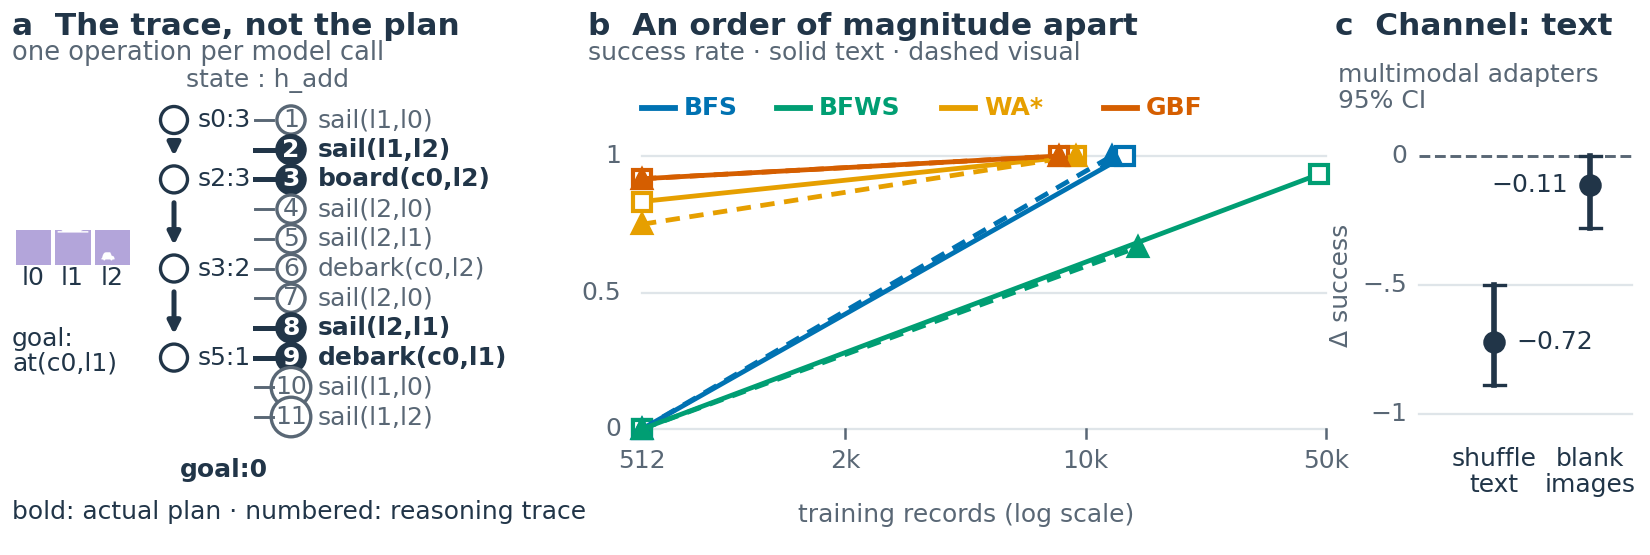

Source code (Python):
"""Figure 1: a real search trace, unmatched development data costs, and channel corruption.

Run from figures/: python fig_teaser.py [EVIDENCE_ROOT]. All drawn values are
checked against the read-only episode, baseline, development, and stress files.
"""
import csv
import gzip
import json
import math
from pathlib import Path

import matplotlib.pyplot as plt
from matplotlib.patches import Circle, FancyArrowPatch
from PIL import Image

from _style import EVIDENCE_ROOT, assert_3dp, load_json

HERE = Path(__file__).resolve().parent
FERRY = Path("outputs/expanded-study/v1/panel-v2/views/ferry-compact-915000")
BASE = Path("outputs/expanded-study/v1/baseline/episodes")
ALGO_STYLE = {"bfs": "#0072B2", "best_first_width": "#009E73",
              "best_first_add_w3": "#E69F00", "best_first_add_greedy": "#D55E00"}
INK, MUTED, PALE = "#213548", "#596775", "#DFE5E9"


def gz_json(path):
    with gzip.open(EVIDENCE_ROOT / path, "rt") as stream:
        return json.load(stream)


def episode_assertions():
    ep = gz_json(BASE / "text-state/expanded-final__ferry-compact-915000/best_first_add_greedy-exact_reference.json.gz")
    manifest = load_json(FERRY / "manifest.json")
    catalog = gz_json(FERRY / "scenes/catalog.json.gz")
    events = ep["events"]
    assert manifest["split"] == "test" and ep["task_id"] == manifest["task_id"]
    assert ep["result"]["goal_reached"] and (ep["result"]["decision_count"], ep["result"]["expansion_count"]) == (11, 4)
    assert manifest["reference_costs"]["best_first_add_greedy"] == {"decisions": 11, "expansions": 4}
    assert manifest["task_context"]["canonical_goal"] == ["atom", "at", ["c0", "l1"]]
    assert len(events) == 11 and all(event["accepted"] for event in events)
    assert [event["input"]["current"]["state_id"] for event in events] == ["s0", "s0", "s2", "s2", "s2", "s3", "s3", "s3", "s5", "s5", "s5"]
    assert [events[i]["input"]["current"]["h"] for i in (0, 2, 5, 8)] == [3, 3, 2, 1]
    assert events[0]["view"]["state_representation"] == "scene-only-128-unlabelled-v1"
    assert ["current-state", 0, 0] in events[0]["view"]["input_pages"]
    # Reconstruct state edges from the emitted action matched to the supplied row;
    # successor_state is a scene-catalog index, NOT an episode state ID.
    edges = []
    for event in events:
        emission = json.loads(event["raw_output"])
        source = event["input"]["current"]["state_id"]
        assert emission["source_state_id"] == source
        rows = event["input"]["successor_candidates"]
        match = [dict(zip(rows["columns"], row)) for row in rows["rows"]
                 if row[rows["columns"].index("action")] == [emission["action"]["name"], *emission["action"]["args"]]]
        assert len(match) == 1
        if event["index"] == 8:
            assert (match[0]["h"], match[0]["target_state_id"]) == (0, "s6")
        edges.append((source, match[0]["target_state_id"], emission["action"]))
    goal_id = edges[8][1]
    assert edges[8][2] == {"name": "debark", "args": ["c0", "l1"]}
    # A duplicate target can arise from an alternative stub; take the first edge
    # along the four on-path source states, rather than silently treating IDs as images.
    plan_sources = ["s0", "s2", "s3", "s5"]
    path = []
    target = goal_id
    for source in reversed(plan_sources):
        choices = [(idx, action) for idx, (src, dst, action) in enumerate(edges) if src == source and dst == target]
        assert len(choices) == 1, (source, target, choices)
        index, action = choices[0]
        path.append((index, action))
        target = source
    path.reverse()
    assert target == "s0" and [i for i, _ in path] == [1, 2, 7, 8]
    supplied = catalog["path_bindings"][1]["supplied_actions"]
    assert [f"({action['name']} {' '.join(action['args'])})" for _, action in path] == supplied
    assert [events[i]["input"]["current"]["h"] for i, _ in path] == [3, 3, 2, 1]
    with Image.open(EVIDENCE_ROOT / FERRY / "unlabelled/state-000000.png") as cached:
        assert cached.size == (128, 128)
        image = cached.convert("RGB").copy()
    # The scene's three purple pier spans, not a labelled catalog frame.
    purple = (179, 165, 218)
    locations = [x for x in range(128) if image.getpixel((x, 96)) == purple]
    spans = []
    for x in locations:
        if not spans or x != spans[-1][-1] + 1:
            spans.append([x])
        else:
            spans[-1].append(x)
    assert [(span[0], span[-1]) for span in spans] == [(4, 40), (45, 81), (86, 122)]
    return image, spans, events, edges


def grid_and_development():
    algos = list(ALGO_STYLE)
    modalities = ["text-state", "visual-state", "multimodal-state"]
    arms = ["pretrained_base", "process_sft", "random_valid", "exact_reference"]
    with (EVIDENCE_ROOT / "docs/experiments/expanded-study/synthesis-v1/baseline-summary.csv").open(newline="") as stream:
        rows = {(row["modality"], row["algorithm"], row["arm"]): row for row in csv.DictReader(stream)}
    assert len(rows) == 48 and set(rows) == {(m, a, arm) for m in modalities for a in algos for arm in arms}
    for modality in modalities:
        version = "v3" if modality == "text-state" else "v5"
        for algo in algos:
            report = load_json(f"outputs/matched_modalities/{version}/training/{modality}/{algo}/report.json")
            assert (report["algorithm"], report["train_records"], report["seed"], report["steps"]) == (
                algo, 512, 17, 16)
    expected = {"bfs": (0, 0, 0, 15), "best_first_width": (0, 0, 0, 17),
                "best_first_add_w3": (20, 18, 22, 24),
                "best_first_add_greedy": (22, 22, 21, 24)}
    grid = {}
    for algo in algos:
        values = expected[algo]
        for modality, success in zip(modalities, values[:3]):
            for arm, count in (("pretrained_base", 0), ("process_sft", success),
                               ("random_valid", values[3]), ("exact_reference", 24)):
                row = rows[(modality, algo, arm)]
                assert (int(row["episodes"]), int(row["successes"])) == (24, count)
                assert_3dp(row["success_rate"], count / 24)
            grid[(algo, modality)] = success / 24
        obs = [int(rows[(m, algo, "process_sft")]["successes"]) for m in modalities]
        assert_3dp((sum(obs) / 72, min(obs) / 24, max(obs) / 24, values[3] / 24), {
            "bfs": (0, 0, 0, .625), "best_first_width": (0, 0, 0, 17 / 24),
            "best_first_add_w3": (60 / 72, .75, 22 / 24, 1),
            "best_first_add_greedy": (65 / 72, 21 / 24, 22 / 24, 1)}[algo])
    prior = load_json("docs/experiments/deadline-study/prior-evidence.json")
    bfs = next(stage for stage in prior["historical_bfs_stages"] if stage["stage"] == "v8")
    bfws = load_json("data/bfws_phase_v1/issue59-distributed-terminal/adjudication-report.json")
    visual = prior["issue75"]
    training = load_json("outputs/visual_development/issue75-32k-v5/attempt-001/training.json")
    trains = {r["algorithm"]: r for r in training["training_runs"]}
    assert (bfs["selected_tasks"], len(bfs["selected_task_ids"])) == (15, 15)
    assert len(bfws["coverage"]["task_ids"]) == 15 and bfws["outcome"] == "PASS"
    assert len(trains) == 4 and len(visual["evaluation_seeds"]) == 5
    assert visual["evaluation_seeds"] == [17, 29, 43, 71, 101]
    completion = (EVIDENCE_ROOT / "docs/experiments/issue75/v5-completion.md").read_text()
    for expected_line in ("BFS | 100% (75/75) | 70.7% (53/75)",
                          "BFWS | 66.7% (50/75) | 52.0% (39/75)",
                          "Additive w3 | 100% (60/60) | 100% (60/60)",
                          "Additive greedy | 100% (60/60) | 100% (60/60)"):
        assert expected_line in completion
    assert 75 // len(visual["evaluation_seeds"]) == 15
    bmetrics = bfs["metrics"]
    dev = [("bfs", "text", load_json("data/bfs_pilot_v6/ms-swift-process/manifest.json")["counts"]["train"],
            bmetrics["process_sft_invariant_valid_success"], bmetrics["random_valid_invariant_valid_success"]),
           ("best_first_width", "text", load_json("data/bfws_phase_v1/corpus-release/training/manifest.json")["counts"]["train"],
            bfws["process_sft_invariant_valid_success"], bfws["random_valid_invariant_valid_success"])]
    for algo, issue, doc in (("best_first_add_w3", 65, "issue-65-best-first-add-w3-development.md"),
                             ("best_first_add_greedy", 66, "issue-66-best-first-add-greedy-development.md")):
        folder = f"data/best_first_paired_phase_v3/issue{issue}-{'w3' if issue == 65 else 'greedy'}-sft/manifest.json"
        manifest = load_json(folder)
        report = load_json(f"outputs/best_first_phase/issue{issue}-v1/adjudication/report.json")
        assert manifest["algorithm"] == algo and report["outcome"] == "PASS"
        assert "process SFT: 115/115 successes" in (EVIDENCE_ROOT / "docs" / doc).read_text()
        assert_3dp(report["metrics"]["process_sft_invariant_valid_success"], 115 / 115)
        dev.append((algo, "text", manifest["counts"]["train"],
                    report["metrics"]["process_sft_invariant_valid_success"],
                    report["metrics"]["random_valid_invariant_valid_success"]))
    for algo in algos:
        vals = visual["metrics"][algo]["invariant_valid_success"]
        dev.append((algo, "visual", trains[algo]["train_records"], vals["process_sft"], vals["random_valid"]))
    expected_dev = [("bfs", "text", 12994, 1, 1), ("best_first_width", "text", 47780, 14 / 15, 7 / 15),
                    ("best_first_add_w3", "text", 9398, 1, 1),
                    ("best_first_add_greedy", "text", 8342, 1, 1),
                    ("bfs", "visual", 11911, 1, 53 / 75),
                    ("best_first_width", "visual", 14225, 50 / 75, 39 / 75),
                    ("best_first_add_w3", "visual", 9398, 1, 1),
                    ("best_first_add_greedy", "visual", 8342, 1, 1)]
    for row, want in zip(dev, expected_dev):
        assert row[:3] == want[:3]
        assert_3dp(row[3:], want[3:])
    assert len(dev) == 8 and min(item[2] for item in dev) / 512 > 10
    # Multimodal lacks a large-corpus partner; second-backbone points are omitted.
    return grid, dev


def corruption():
    analysis = load_json("outputs/expanded-study/v1/modality-stress/analysis.json")
    groups = {row["group"]: row for row in analysis["contrasts"]["degradation_by_family_modality"]}
    plotted = ["text-shuffled__text-state", "text-shuffled__multimodal-state",
               "visual-blank__visual-state", "visual-blank__multimodal-state"]
    expected = [(-17 / 18, -1, -15 / 18), (-13 / 18, -16 / 18, -9 / 18),
                (-1 / 18, -3 / 18, 0), (-2 / 18, -5 / 18, 0)]
    for key, want in zip(plotted, expected):
        row = groups[key]
        assert (row["tasks"], row["cells"], row["descriptive_only"]) == (9, 18, False)
        lohi = row["degradation_interval_95"]
        assert_3dp((row["mean_degradation"], lohi["low"], lohi["high"]), want)
    for modality in ("visual-state", "multimodal-state"):
        blank = groups[f"visual-blank__{modality}"]
        degraded = groups[f"visual-degraded__{modality}"]
        for field in ("mean_degradation", "degradation_interval_95"):
            assert blank[field] == degraded[field]
        paired = {}
        for cell in analysis["cells"]:
            if cell["modality"] == modality and cell["family"] in ("visual-blank", "visual-degraded"):
                paired.setdefault((cell["task_id"], cell["algorithm"]), {})[cell["family"]] = cell["learned_corrupted"]
        assert len(paired) == 18 and all(len(pair) == 2 and pair["visual-blank"] == pair["visual-degraded"] for pair in paired.values())
        assert blank["degradation_interval_95"]["high"] == 0
    assert_3dp(max(abs(groups[key]["mean_degradation"]) for key in plotted[2:]), .111)
    assert_3dp(abs(groups[plotted[0]]["mean_degradation"]), .944)
    # Text masking breaks output format; the channel claim rests on shuffling.
    return [groups["text-shuffled__multimodal-state"], groups["visual-blank__multimodal-state"]]


def draw():
    image, spans, events, edges = episode_assertions()
    grid, dev = grid_and_development()
    contrast = corruption()
    fig = plt.figure(figsize=(5.5, 1.85), facecolor="white")
    ax = fig.add_axes([0, 0, 1, 1]); ax.set(xlim=(0, 5.5), ylim=(0, 1.85)); ax.axis("off")
    def txt(x, y, text, fs=6.2, color=INK, **kw):
        return ax.text(x, y, text, fontsize=fs, color=color, **kw)
    txt(.04, 1.81, "a  The trace, not the plan", fs=7.5, weight="bold", va="top")
    txt(.04, 1.65, "one operation per model call", color=MUTED)
    ax.imshow(image, extent=(.04, .45, .95, 1.36), interpolation="nearest", aspect="auto")
    for label, span in zip(("l0", "l1", "l2"), spans):
        txt(.04 + .41 * (span[0] + span[-1]) / 256, .90, label, ha="center", fs=6)
    txt(.04, .76, "goal:\nat(c0,l1)", fs=6, va="top", linespacing=1)
    txt(.62, 1.56, "state : h_add", fs=6, color=MUTED)
    row_y = lambda i: 1.45 - i * .099
    groups = [("s0", 3, 0), ("s2", 3, 2), ("s3", 2, 5), ("s5", 1, 8)]
    for (name, h, index), (_, _, next_index) in zip(groups, groups[1:]):
        ax.add_patch(FancyArrowPatch((.58, row_y(index) - .05), (.58, row_y(next_index) + .05),
                                     arrowstyle="-|>", mutation_scale=6, lw=1.2, color=INK))
    for name, h, index in groups:
        ax.add_patch(Circle((.58, row_y(index)), .045, facecolor="white", edgecolor=INK, lw=.8))
        txt(.66, row_y(index), f"{name}:{h}", fs=6, va="center")
    txt(.60, .26, "goal:0", fs=6, weight="bold")
    for index, event in enumerate(events):
        y = row_y(index)
        action = json.loads(event["raw_output"])["action"]
        on_path = index in (1, 2, 7, 8)
        color = INK if on_path else MUTED
        ax.plot([.85, .91], [y, y], lw=1.2 if on_path else .7, color=color)
        ax.add_patch(Circle((.97, y), .066 if index >= 9 else .047,
                            facecolor=color if on_path else "white", edgecolor=color, lw=.8))
        txt(.97, y, str(index + 1), fs=6, color="white" if on_path else MUTED,
            weight="bold" if on_path else "normal", ha="center", va="center")
        txt(1.06, y, f"{action['name']}({','.join(action['args'])})", fs=6, color=color,
            weight="bold" if on_path else "normal", va="center")
    txt(.04, .12, "bold: actual plan · numbered: reasoning trace", fs=6)

    txt(1.96, 1.81, "b  An order of magnitude apart", fs=7.5, weight="bold", va="top")
    txt(1.96, 1.65, "success rate · solid text · dashed visual", fs=6, color=MUTED)
    for x, label, algo in ((2.14, "BFS", "bfs"), (2.59, "BFWS", "best_first_width"),
                           (3.14, "WA*", "best_first_add_w3"), (3.68, "GBF", "best_first_add_greedy")):
        ax.plot([x, x + .11], [1.49, 1.49], color=ALGO_STYLE[algo], lw=1.4)
        txt(x + .14, 1.49, label, fs=6, color=ALGO_STYLE[algo], va="center", weight="bold")
    xlog = lambda n: 2.14 + 2.28 * (math.log(n) - math.log(512)) / (math.log(50000) - math.log(512))
    yscale = lambda v: .42 + .91 * v
    for value in (0, .5, 1):
        y = yscale(value)
        ax.plot([2.14, 4.42], [y, y], color=PALE, lw=.55)
        txt(2.07, y, f"{value:g}", fs=6, ha="right", va="center", color=MUTED)
    for records, label in ((512, "512"), (2000, "2k"), (10000, "10k"), (50000, "50k")):
        x = xlog(records)
        ax.plot([x, x], [.39, .42], color=MUTED, lw=.6)
        txt(x, .29, label, fs=6, color=MUTED, ha="center")
    for algo, modality, records, rate, _ in dev:
        color = ALGO_STYLE[algo]
        line = "-" if modality == "text" else (0, (3, 2))
        main_rate = grid[(algo, f"{modality}-state")]
        xs, ys = [xlog(512), xlog(records)], [yscale(main_rate), yscale(rate)]
        ax.plot(xs, ys, color=color, lw=1.15, linestyle=line,
                marker="s" if modality == "text" else "^", markersize=4.2,
                markerfacecolor="white" if modality == "text" else color,
                markeredgecolor=color, markeredgewidth=1.0, zorder=3 if modality == "visual" else 2)
    txt(3.22, .11, "training records (log scale)", fs=6, color=MUTED, ha="center")

    txt(4.45, 1.81, "c  Channel: text", fs=7.5, weight="bold", va="top")
    txt(4.46, 1.64, "multimodal adapters\n95% CI", fs=6, color=MUTED,
        va="top", linespacing=1.1)
    ydelta = lambda v: .47 + .86 * (v + 1)
    txt(4.47, .90, "Δ success", fs=6, color=MUTED, va="center", ha="center", rotation=90)
    for value, label in ((-1, "−1"), (-.5, "−.5"), (0, "0")):
        y = ydelta(value)
        txt(4.69, y, label, fs=6, color=MUTED, ha="right", va="center")
        ax.plot([4.73, 5.44], [y, y], color=PALE if value != 0 else MUTED,
                ls="-" if value != 0 else "--", lw=.55 if value != 0 else .7)
    for row, x, label in zip(contrast, (4.98, 5.30), ("shuffle\ntext", "blank\nimages")):
        ci = row["degradation_interval_95"]
        ax.plot([x, x], [ydelta(ci["low"]), ydelta(ci["high"])], color=INK, lw=1.35)
        for end in ("low", "high"):
            yy = ydelta(ci[end])
            ax.plot([x - .035, x + .035], [yy, yy], color=INK, lw=.8)
        y = ydelta(row["mean_degradation"])
        ax.plot(x, y, marker="o", ms=4.4, color=INK)
        txt(x + .075 if x < 5 else x - .075, y,
            f"{row['mean_degradation']:.2f}".replace("-", "−"),
            fs=6, ha="left" if x < 5 else "right", va="center")
        txt(x, .36, label, fs=6, ha="center", va="top", linespacing=1.08)
    for extension in ("pdf", "svg", "png"):
        fig.savefig(HERE / f"fig_teaser.{extension}", dpi=300 if extension == "png" else None)
    plt.close(fig)
    print("fig_teaser: 11-step trace / 48 grid rows / eight evidenced dev endpoints / two plotted multimodal corruption groups asserted")


if __name__ == "__main__":
    draw()
